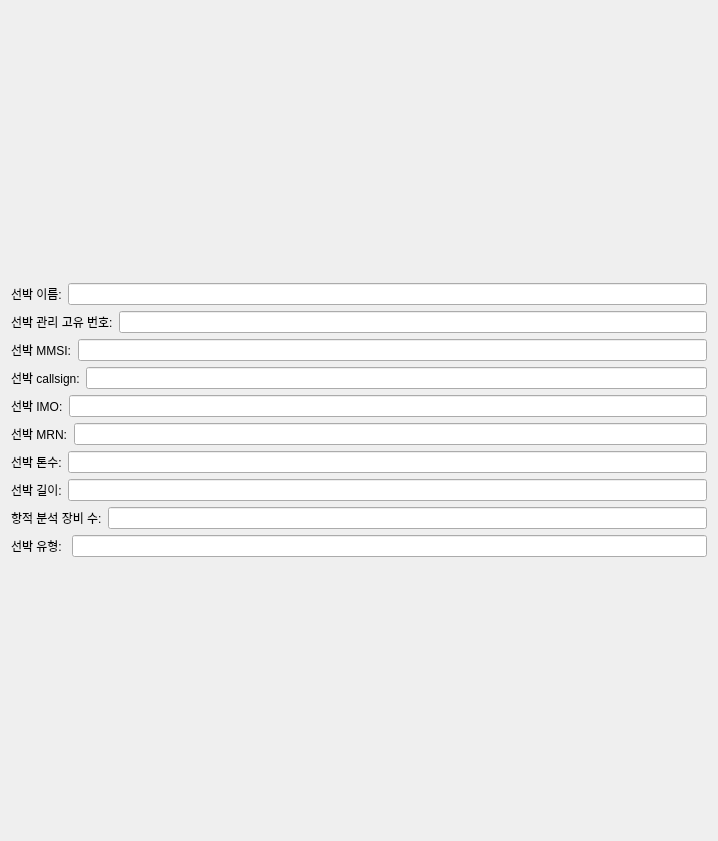
              <widget class="QWidget" name="DE_Vessel_Info__scrollAreaWidgetContents_1">
               <property name="geometry">
                <rect>
                 <x>0</x>
                 <y>0</y>
                 <width>718</width>
                 <height>841</height>
                </rect>
               </property>
               <layout class="QGridLayout" name="gridLayout_20">
                <item row="0" column="0">
                 <layout class="QVBoxLayout" name="DE_Vessel_Info__verticalLayout_1">
                  <item>
                   <layout class="QHBoxLayout" name="DE_Veseel_Info_vessel_name__horizontalLayout_1">
                    <item>
                     <widget class="QLabel" name="DE_Vessel_Info_vessel_name__label_1">
                      <property name="text">
                       <string>선박 이름:</string>
                      </property>
                     </widget>
                    </item>
                    <item>
                     <widget class="QLineEdit" name="DE_Vessel_Info_vessel_name__lineEdit_1"/>
                    </item>
                   </layout>
                  </item>
                  <item>
                   <layout class="QHBoxLayout" name="DE_Vessel_Info_vessel_management_id__horizontalLayout_1">
                    <item>
                     <widget class="QLabel" name="DE_Vessel_Info_vessel_management_id__label_1">
                      <property name="text">
                       <string>선박 관리 고유 번호:</string>
                      </property>
                     </widget>
                    </item>
                    <item>
                     <widget class="QLineEdit" name="DE_Vessel_Info_vessel_management_id__lineEdit_1"/>
                    </item>
                   </layout>
                  </item>
                  <item>
                   <layout class="QHBoxLayout" name="DE_Vessel_Info_vessel_MMSI__horizontalLayout_1">
                    <item>
                     <widget class="QLabel" name="DE_Vessel_Info_vessel_MMSI__label_1">
                      <property name="text">
                       <string>선박 MMSI:</string>
                      </property>
                     </widget>
                    </item>
                    <item>
                     <widget class="QLineEdit" name="DE_Vessel_Info_vessel_MMSI__lineEdit_1"/>
                    </item>
                   </layout>
                  </item>
                  <item>
                   <layout class="QHBoxLayout" name="DE_Vessel_Info_vessel_callsign__horizontalLayout_1">
                    <item>
                     <widget class="QLabel" name="DE_Vessel_Info_vessel_callsign__label_1">
                      <property name="text">
                       <string>선박 callsign:</string>
                      </property>
                     </widget>
                    </item>
                    <item>
                     <widget class="QLineEdit" name="DE_Vessel_Info_vessel_callsign__lineEdit_1"/>
                    </item>
                   </layout>
                  </item>
                  <item>
                   <layout class="QHBoxLayout" name="DE_Vessel_Info_vessel_IMO__horizontalLayout_1">
                    <item>
                     <widget class="QLabel" name="DE_Vessel_Info_vessel_IMO__label_1">
                      <property name="text">
                       <string>선박 IMO:</string>
                      </property>
                     </widget>
                    </item>
                    <item>
                     <widget class="QLineEdit" name="DE_Vessel_Info_vessel_IMO__lineEdit_1"/>
                    </item>
                   </layout>
                  </item>
                  <item>
                   <layout class="QHBoxLayout" name="DE_Vessel_Info_vessel_MRN__horizontalLayout_1">
                    <item>
                     <widget class="QLabel" name="DE_Vessel_Info_vessel_MRN__label_1">
                      <property name="text">
                       <string>선박 MRN:</string>
                      </property>
                     </widget>
                    </item>
                    <item>
                     <widget class="QLineEdit" name="DE_Vessel_Info_vessel_MRN__lineEdit_1"/>
                    </item>
                   </layout>
                  </item>
                  <item>
                   <layout class="QHBoxLayout" name="DE_Vessel_Info_vessel_tonnage__horizontalLayout_1">
                    <item>
                     <widget class="QLabel" name="DE_Vessel_Info_vessel_tonnage__label_1">
                      <property name="text">
                       <string>선박 톤수:</string>
                      </property>
                     </widget>
                    </item>
                    <item>
                     <widget class="QLineEdit" name="DE_Vessel_Info_vessel_tonnage__lineEdit_1"/>
                    </item>
                   </layout>
                  </item>
                  <item>
                   <layout class="QHBoxLayout" name="DE_Vessel_Info_vessel_length__horizontalLayout_1">
                    <item>
                     <widget class="QLabel" name="DE_Vessel_Info_vessel_length__label_1">
                      <property name="text">
                       <string>선박 길이:</string>
                      </property>
                     </widget>
                    </item>
                    <item>
                     <widget class="QLineEdit" name="DE_Vessel_Info_vessel_length__lineEdit_1"/>
                    </item>
                   </layout>
                  </item>
                  <item>
                   <layout class="QHBoxLayout" name="DE_Vessel_Info_vessel_total_number_of_equipmentwith_track__horizontalLayout_1">
                    <item>
                     <widget class="QLabel" name="DE_Vessel_Info_vessel_total_number_of_equipmentwith_track__label_1">
                      <property name="text">
                       <string>항적 분석 장비 수:</string>
                      </property>
                     </widget>
                    </item>
                    <item>
                     <widget class="QLineEdit" name="DE_Vessel_Info_vessel_total_number_of_equipmentwith_track__lineEdit_1"/>
                    </item>
                   </layout>
                  </item>
                  <item>
                   <layout class="QHBoxLayout" name="horizontalLayout">
                    <item>
                     <widget class="QLabel" name="label">
                      <property name="text">
                       <string>선박 유형: </string>
                      </property>
                     </widget>
                    </item>
                    <item>
                     <widget class="QLineEdit" name="lineEdit"/>
                    </item>
                   </layout>
                  </item>
                 </layout>
                </item>
               </layout>
              </widget>
